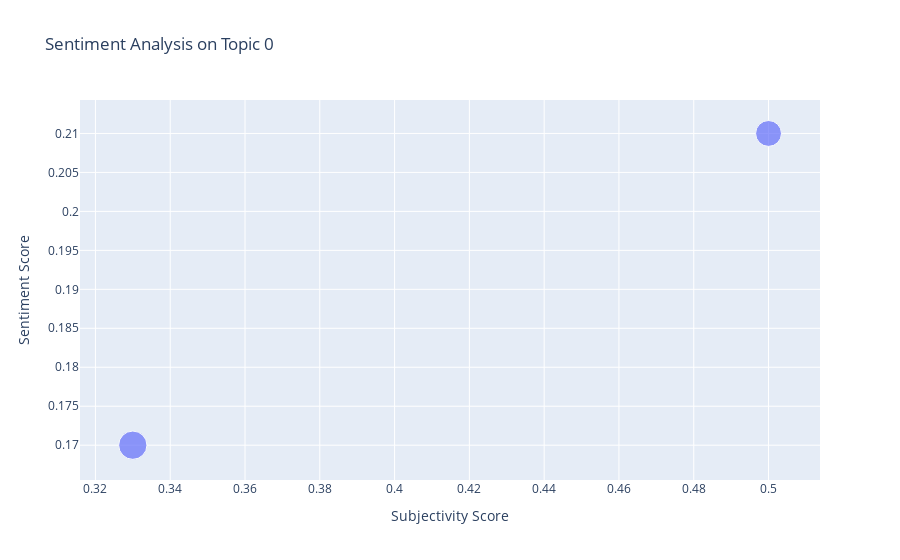
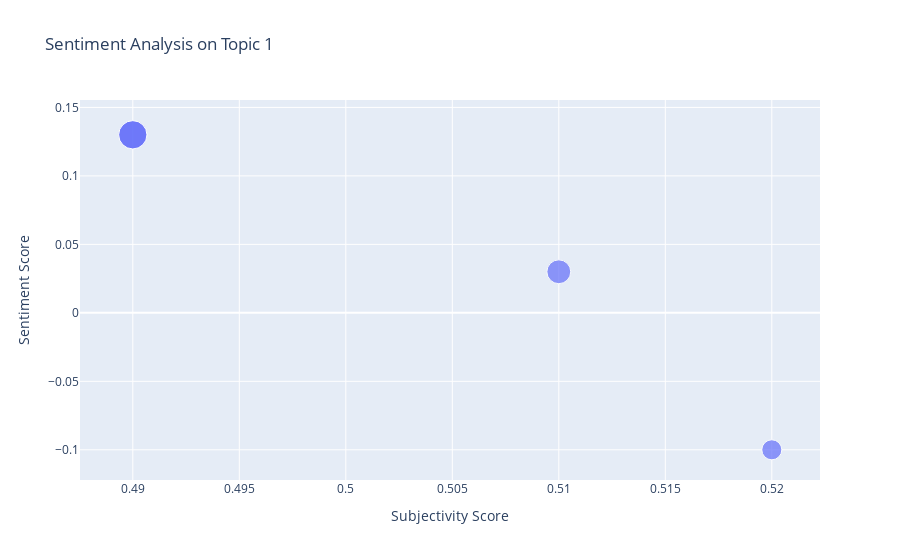
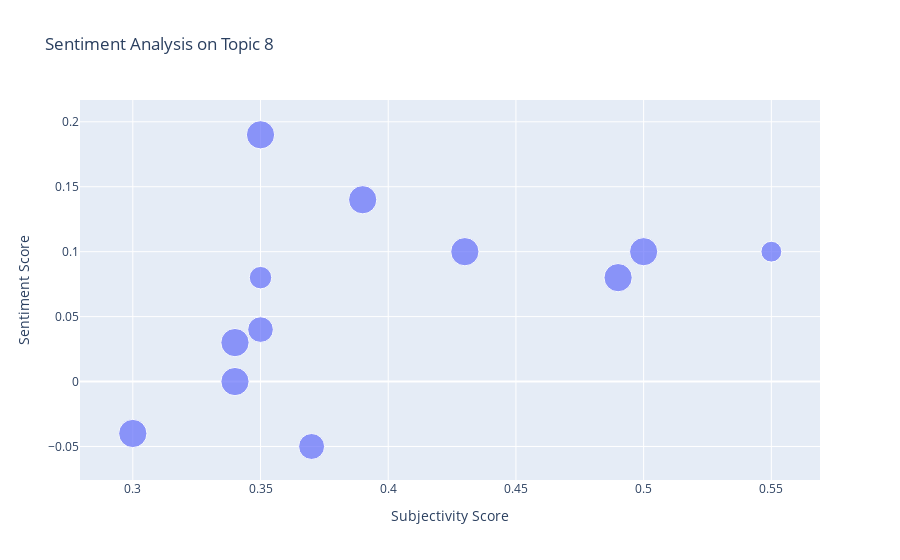

The notebook cell these images were saved under, in order:
### Markdown cell above
Will iterate through our list_of_topics_to_visualize and will make a graph for each topic number in that list.

### Code cell
# Using our list_of_topics_to_visualize list in the customizable settings, 
# produce a graph for each topic
for topic_id in list_of_topics_to_visualize:
    if topic_id <= len(lda_model.print_topics()):
        visualize_single_topic_subjectivity_vs_sentiment(df, topic_id)
        visualize_topic_word_cloud(lda_model, topic_id)
    else:
        print("Error, topic_id not availible")

### Figure 1 — Plotly figure (JSON) as saved in the notebook; plotly's stock layout.template omitted (floating-point values rounded to 4 significant figures)
{"data": [{"hovertemplate": "<b>%{hovertext}</b><br><br>Subjectivity Score=%{x}<br>Sentiment Score=%{y}<br>Main Topic Score=%{marker.size}<extra></extra>", "hovertext": ["eltiempomonclova.mx", "www.diariodenavarra.es"], "legendgroup": "", "marker": {"color": "#636efa", "size": [0.8259, 0.987], "sizemode": "area", "sizeref": 0.002467, "symbol": "circle"}, "mode": "markers", "name": "", "orientation": "v", "showlegend": false, "type": "scatter", "x": [0.5, 0.33], "xaxis": "x", "y": [0.21, 0.17], "yaxis": "y"}], "layout": {"legend": {"itemsizing": "constant", "tracegroupgap": 0}, "title": {"text": "Sentiment Analysis on Topic 0"}, "xaxis": {"anchor": "y", "domain": [0, 1], "title": {"text": "Subjectivity Score"}}, "yaxis": {"anchor": "x", "domain": [0, 1], "title": {"text": "Sentiment Score"}}}}

### Figure 2 — Plotly figure (JSON) as saved in the notebook; plotly's stock layout.template omitted (floating-point values rounded to 4 significant figures)
{"data": [{"hovertemplate": "<b>%{hovertext}</b><br><br>Subjectivity Score=%{x}<br>Sentiment Score=%{y}<br>Main Topic Score=%{marker.size}<extra></extra>", "hovertext": ["buff.ly", "www.jihadwatch.org", "nyti.ms", "tinyurl.com"], "legendgroup": "", "marker": {"color": "#636efa", "size": [0.9997, 0.5014, 0.9997, 0.7112], "sizemode": "area", "sizeref": 0.002499, "symbol": "circle"}, "mode": "markers", "name": "", "orientation": "v", "showlegend": false, "type": "scatter", "x": [0.49, 0.52, 0.49, 0.51], "xaxis": "x", "y": [0.13, -0.1, 0.13, 0.03], "yaxis": "y"}], "layout": {"legend": {"itemsizing": "constant", "tracegroupgap": 0}, "title": {"text": "Sentiment Analysis on Topic 1"}, "xaxis": {"anchor": "y", "domain": [0, 1], "title": {"text": "Subjectivity Score"}}, "yaxis": {"anchor": "x", "domain": [0, 1], "title": {"text": "Sentiment Score"}}}}

### Figure 3 — Plotly figure (JSON) as saved in the notebook; plotly's stock layout.template omitted (floating-point values rounded to 4 significant figures)
{"data": [{"hovertemplate": "<b>%{hovertext}</b><br><br>Subjectivity Score=%{x}<br>Sentiment Score=%{y}<br>Main Topic Score=%{marker.size}<extra></extra>", "hovertext": ["people.com", "www.dailymail.co.uk", "www.nbcnews.com", "www.foxnews.com", "cna.asia", "en.wikipedia.org", "4imag.com", "politi.co", "time.com", "dlvr.it", "www.dailymail.co.uk", "nbcbayarea.com"], "legendgroup": "", "marker": {"color": "#636efa", "size": [0.9938, 0.9979, 0.993, 0.5419, 0.9962, 0.9982, 0.9956, 0.9972, 0.9967, 0.8198, 0.6307, 0.8414], "sizemode": "area", "sizeref": 0.002496, "symbol": "circle"}, "mode": "markers", "name": "", "orientation": "v", "showlegend": false, "type": "scatter", "x": [0.34, 0.34, 0.5, 0.55, 0.39, 0.3, 0.35, 0.49, 0.43, 0.35, 0.35, 0.37], "xaxis": "x", "y": [0, 0.03, 0.1, 0.1, 0.14, -0.04, 0.19, 0.08, 0.1, 0.04, 0.08, -0.05], "yaxis": "y"}], "layout": {"legend": {"itemsizing": "constant", "tracegroupgap": 0}, "title": {"text": "Sentiment Analysis on Topic 8"}, "xaxis": {"anchor": "y", "domain": [0, 1], "title": {"text": "Subjectivity Score"}}, "yaxis": {"anchor": "x", "domain": [0, 1], "title": {"text": "Sentiment Score"}}}}
